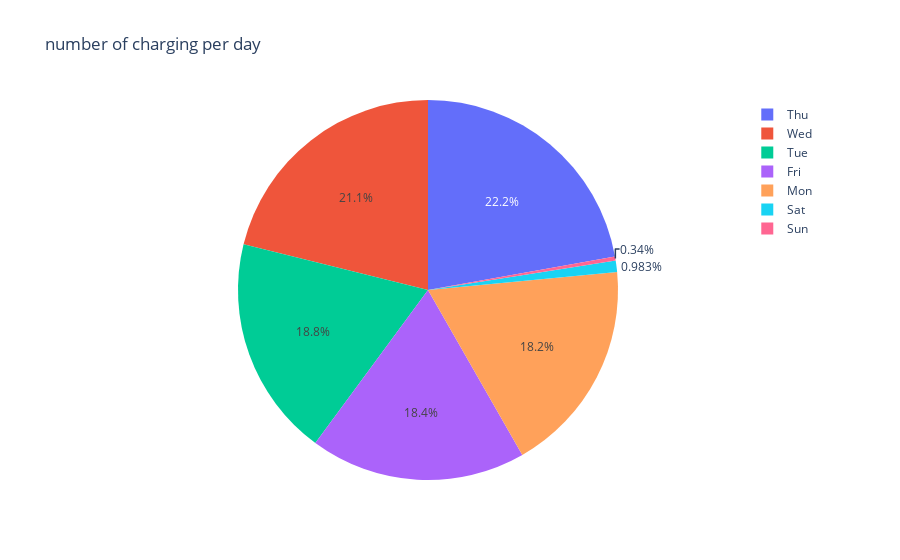

The cell this chart's notebook holds for it:
### Code cell
import plotly.express as px

fig = px.pie(df, values= 'facilityType', names='weekday', title='number of charging per day')
fig.show()

### Figure 1 — Plotly figure (JSON) as saved in the notebook; plotly's stock layout.template omitted (floating-point values rounded to 4 significant figures; data arrays with more than 128 entries replaced by an {"elided": "..."} marker saying what was removed)
{"data": [{"domain": {"x": [0, 1], "y": [0, 1]}, "hovertemplate": "weekday=%{label}<br>facilityType=%{value}<extra></extra>", "labels": {"elided": "3394 str values"}, "legendgroup": "", "name": "", "showlegend": true, "type": "pie", "values": {"elided": "3394 int values"}}], "layout": {"legend": {"tracegroupgap": 0}, "title": {"text": "number of charging per day"}}}
